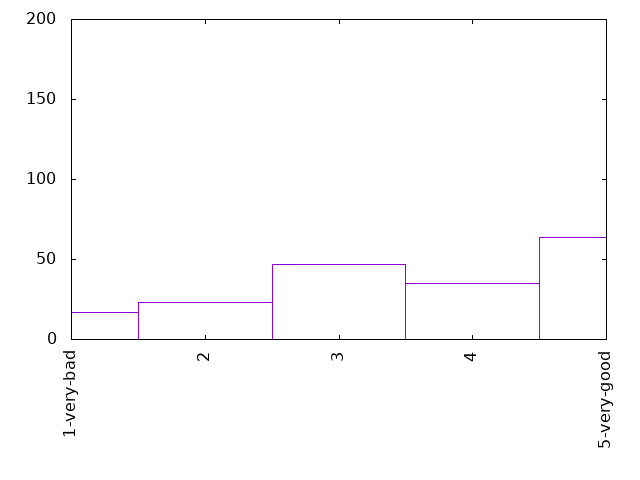

Source code (gnuplot):
set term png
set out "0-10health.png"
set key off
set xtics rotate
set yrange[0:200]

plot '0-10health.dat' using 1:xticlabel(2) with boxes
